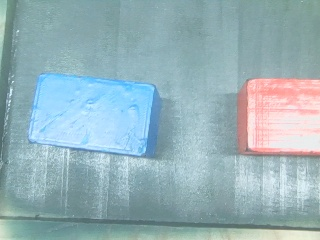
#> input picture User/Things/all.jpg, 320 x 240 px, found by its file name
$ python KNN.py
#> lines starting #> are read from the running program, lines starting #| are printed output that depends on the picture
import numpy as np
import cv2 as cv

COLOR_THRESHOLD = {
    # "green": {
    #     "Lower": np.array([0, 24, 68]),
    #     "Upper": np.array([92, 136, 140]),
    # },
    # "white": {
    #     "Lower": np.array([0, 0, 150]),
    #     "Upper": np.array([180, 40, 255]),
    # },
    "red": {
        "Lower": np.array([0, 43, 46]),
        "Upper": np.array([10, 255, 255]),
    },
    "red2": {
        "Lower": np.array([156, 43, 46]),
        "Upper": np.array([180, 255, 255]),
    },
    "blue": {
        "Lower": np.array([102, 43, 46]),
        "Upper": np.array([113, 255, 255]),
    },
    "yellow": {
        "Lower": np.array([24, 72, 60]),
        "Upper": np.array([35, 255, 255]),
    },
}  # 颜色阈值
image = cv.imread(r"E:\project\User\Things\all.jpg")
#> image is the input picture: shape (240, 320, 3); mean B, G, R 184.7, 177.8, 150.5
hsv = cv.cvtColor(image, cv.COLOR_BGR2HSV)
#> hsv: shape (240, 320, 3); mean H, S, V 89.7, 56.5, 189.4
h, s, v = cv.split(hsv)
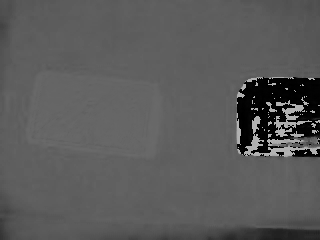
#> h: shape (240, 320); min 0, max 179, mean 89.7
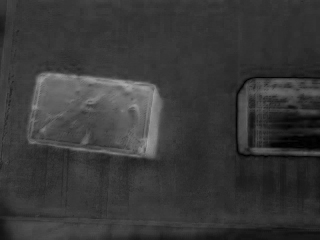
#> s: shape (240, 320); min 0, max 170, mean 56.5
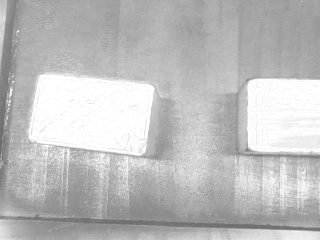
#> v: shape (240, 320); min 106, max 255, mean 189.4
cv.imshow("h", h)
cv.imshow("s", s)
cv.imshow("v", v)


cv.waitKey(0)

$ run again, with User/Things/mixing.jpg copied over User/Things/all.jpg
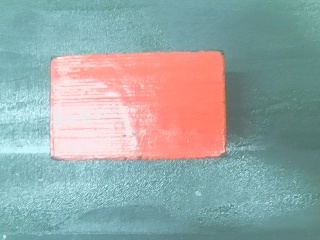
#> input picture User/Things/mixing.jpg, 320 x 240 px, found by its file name
#> image is the input picture: shape (240, 320, 3); mean B, G, R 165.8, 167, 152
#> hsv: shape (240, 320, 3); mean H, S, V 78.8, 75.1, 187.4
#> `h, s, v = cv.split(hsv)`:
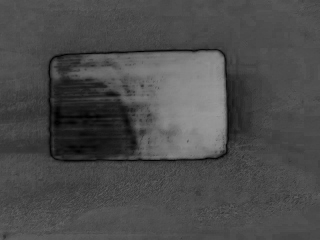
#> s: shape (240, 320); min 0, max 154, mean 75.1
#> `h, s, v = cv.split(hsv)`:
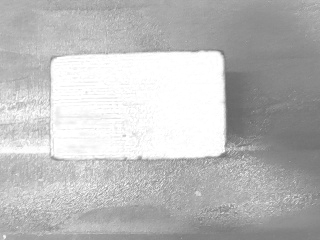
#> v: shape (240, 320); min 100, max 255, mean 187.4

$ run again, with User/Things/red&blue.jpg copied over User/Things/all.jpg
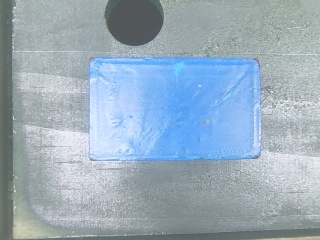
#> input picture User/Things/red&blue.jpg, 320 x 240 px, found by its file name
#> image is the input picture: shape (240, 320, 3); mean B, G, R 187.7, 172.6, 153.7
#> hsv: shape (240, 320, 3); mean H, S, V 97.5, 41.4, 188.5
#> `h, s, v = cv.split(hsv)`:
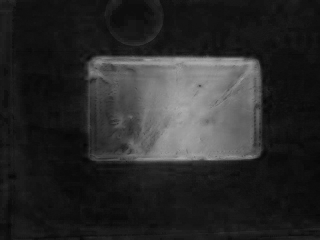
#> s: shape (240, 320); min 5, max 172, mean 41.4
#> `h, s, v = cv.split(hsv)`:
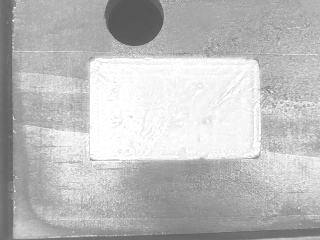
#> v: shape (240, 320); min 85, max 255, mean 188.5
